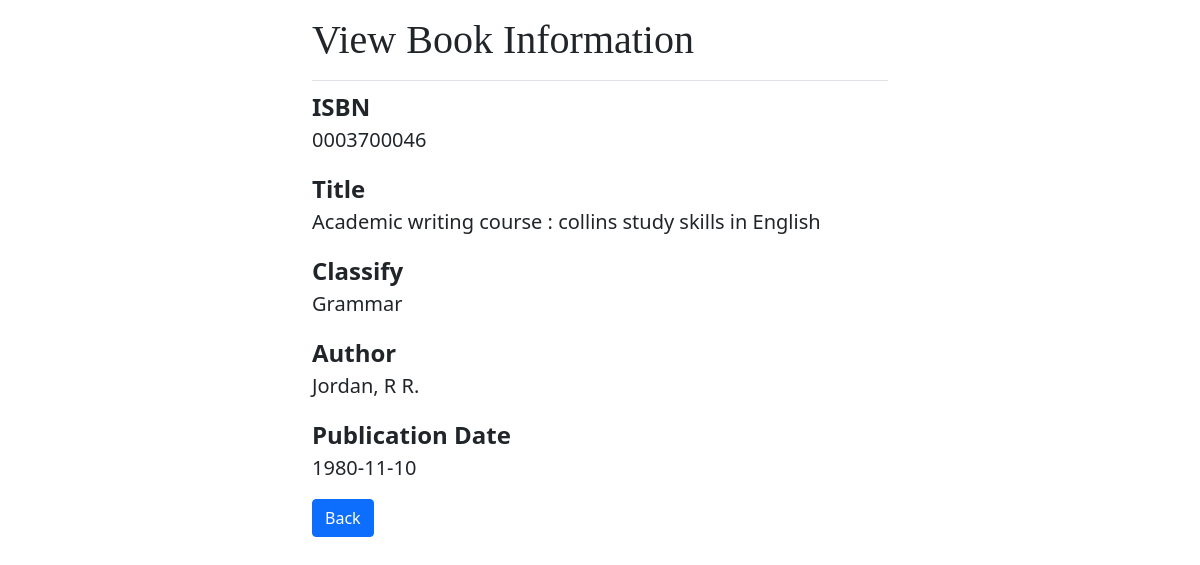
Page /Inventory/view.php?id=1 on the committed database.
### tables this page shows
CREATE TABLE `inventory` (
  `id` int(11) NOT NULL,
  `isbn` varchar(20) NOT NULL,
  `title` varchar(100) NOT NULL,
  `classify` varchar(20) NOT NULL,
  `author` varchar(30) NOT NULL,
  `publication_date` date NOT NULL
);

### Inventory/view.php (the view, shortened to what this page needs)
<?php
include_once('../Database/config.php');
$id = $_GET['id'];
$sql = "SELECT * FROM inventory WHERE id = $id";
$result = $mysqli->query($sql);
$book = $result->fetch_assoc();
?>
<!DOCTYPE html>
<html lang="en">
<head>
    <link href="https://cdn.jsdelivr.net/npm/bootstrap@5.0.0-beta3/dist/css/bootstrap.min.css" rel="stylesheet">
    <link rel="stylesheet" href="../assets/css/font.css">
</head>
<body>
    <div class="wrapper">
        <div class="container-fluid">
            <div class="row">
                <div class="col-md-12">
                    <h1 class="border-bottom mt-3 mb-2 pb-3">View Book Information</h1>
                    <div class="form-group">
                        <label for="isbn" class="fw-bold fs-4">ISBN</label>
                        <p class="fs-5"><?php echo $book['isbn']; ?> </p>
                    </div>
                    <div class="form-group">
                        <label for="title" class="fw-bold fs-4">Title</label>
                        <p class="fs-5"><?php echo $book['title']; ?> </p>
                    </div>
                    <div class="form-group">
                        <label for="classify" class="fw-bold fs-4">Classify</label>
                        <p class="fs-5"><?php echo $book['classify']; ?> </p>
                    </div>
                    <div class="form-group">
                        <label for="author" class="fw-bold fs-4">Author</label>
                        <p class="fs-5"><?php echo $book['author']; ?> </p>
                    </div>
                    <div class="form-group">
                        <label for="publication_date" class="fw-bold fs-4">Publication Date</label>
                        <p class="fs-5"><?php echo $book['publication_date']; ?> </p>
                    </div>
                    <a class="btn btn-primary" href="inventory.php">Back</a>
                </div>
            </div>
        </div>
    </div>
</body>
</html>

### Inventory/view.php (style rules this page uses)
.wrapper { width: 600px; margin: 0 auto; }

### rows in the picture
inventory: isbn "0003700046", title "Academic writing course : collins study skills in English", classify "Grammar", author "Jordan, R R.", publication_date "1980-11-10"
